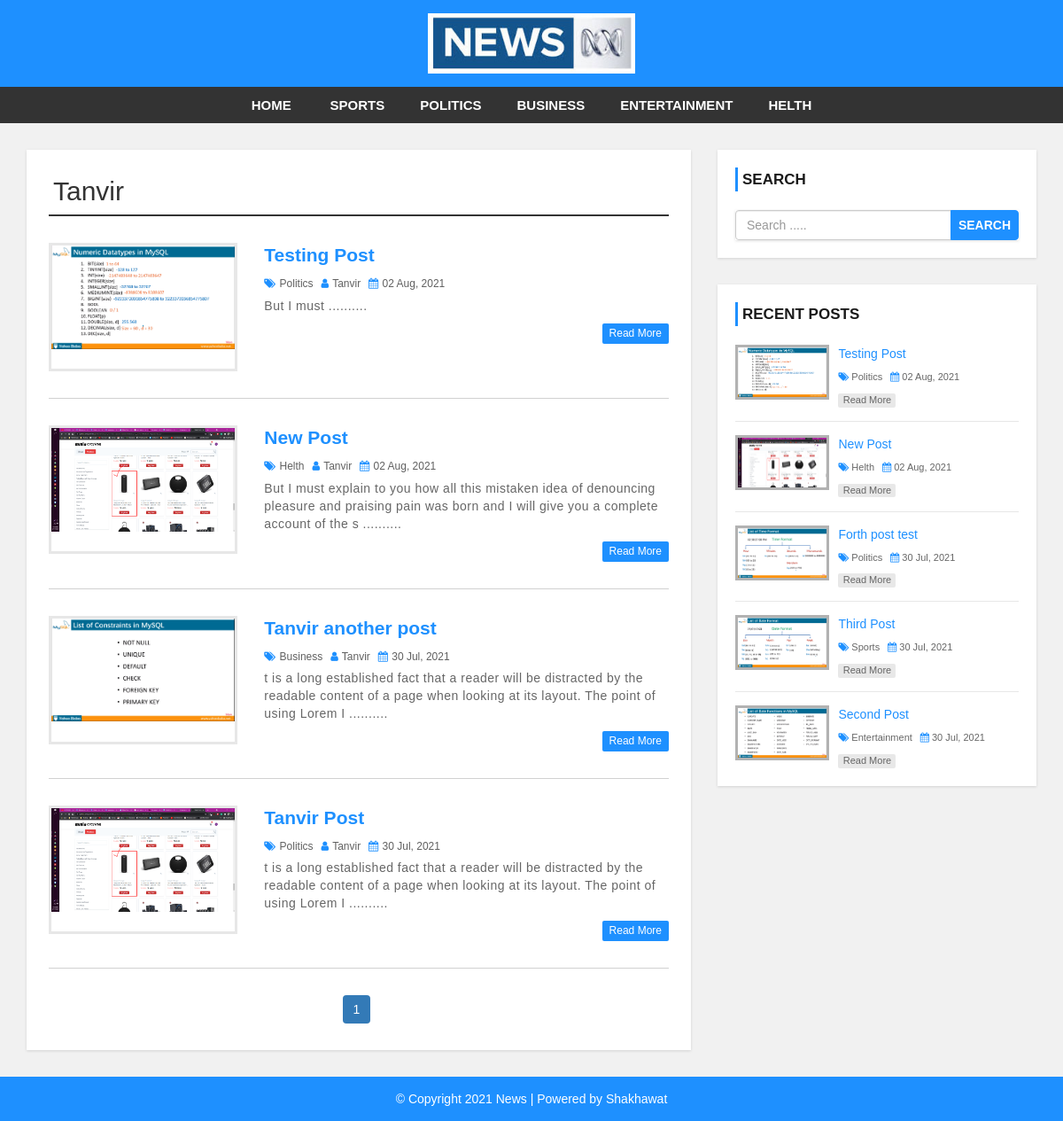
/author.php?aid=2, run on the app's committed database.
### tables this page shows
CREATE TABLE `settings` (
  `websitename` varchar(60) NOT NULL,
  `logo` varchar(50) NOT NULL,
  `footerdesc` varchar(255) NOT NULL
);

CREATE TABLE `category` (
  `category_id` int(11) NOT NULL,
  `category_name` varchar(100) NOT NULL,
  `post` int(11) NOT NULL DEFAULT 0
);

CREATE TABLE `user` (
  `user_id` int(10) UNSIGNED NOT NULL,
  `first_name` varchar(30) NOT NULL,
  `last_name` varchar(30) NOT NULL,
  `username` varchar(30) DEFAULT NULL,
  `password` varchar(40) DEFAULT NULL,
  `role` int(11) NOT NULL
);

CREATE TABLE `post` (
  `post_id` int(11) NOT NULL,
  `title` varchar(100) NOT NULL,
  `description` text NOT NULL,
  `category` varchar(100) NOT NULL,
  `post_date` varchar(50) NOT NULL,
  `author` int(11) NOT NULL,
  `post_img` varchar(100) NOT NULL
);

### config.php (called while the page is built, shortened)
<?php
  $hostname = "http://localhost/news-site";
?>

### author.php (the view, shortened to what this page needs)
<?php include 'header.php'; ?>
    <div id="main-content">
      <div class="container">
        <div class="row">
            <div class="col-md-8">
                <div class="post-container">
                  <?php
                  if (isset($_GET['aid'])) {
                    $auth_id = $_GET['aid'];
                  }
                  $sql1 = "SELECT * FROM post JOIN user
                  ON post.author = user.user_id
                  WHERE post.author = {$auth_id}";
                  $result1 = mysqli_query($conn,$sql1) or die("Query Unseuccessful.");
                  $row1 = mysqli_fetch_assoc($result1)
                  ?>
                  <h2 class="page-heading"><?php echo $row1['username']; ?></h2>
                  <?php
                    include "config.php";
                    $limit = 5;
                    if (isset($_GET['page'])) {
                      $page = $_GET['page'];
                    }else {
                      $page = 1;
                    }
                    $offset = ($page - 1) * $limit;
                    $sql = "SELECT post.post_id,post.title,post.description,post.post_date,post.category,post.post_img,category.category_name,user.username FROM post
                    LEFT JOIN category ON post.category = category.category_id
                    LEFT JOIN user ON post.author = user.user_id
                    WHERE post.author = {$auth_id}
                    ORDER BY post.post_id DESC LIMIT {$offset},{$limit}";
                    $result = mysqli_query($conn, $sql) or die("Query Unseuccessful.");
                    if (mysqli_num_rows($result) > 0) {
                      while ($row = mysqli_fetch_assoc($result)) {
                  ?>
                    <div class="post-content">
                        <div class="row">
                            <div class="col-md-4">
                                <a class="post-img" href="single.php?id=<?php echo $row['post_id']; ?>"><img src="admin/upload/<?php echo $row['post_img'] ?>" alt=""/></a>
                            </div>
                            <div class="col-md-8">
                                <div class="inner-content clearfix">
                                    <h3><a href='single.php?id=<?php echo $row['post_id']; ?>'><?php echo $row['title']; ?></a></h3>
                                    <div class="post-information">
                                        <span>
                                            <i class="fa fa-tags" aria-hidden="true"></i>
                                            <a href='category.php'><?php echo $row['category_name'] ?></a>
                                        </span>
                                        <span>
                                            <i class="fa fa-user" aria-hidden="true"></i>
                                            <a href='author.php'><?php echo $row['username']; ?></a>
                                        </span>
                                        <span>
                                            <i class="fa fa-calendar" aria-hidden="true"></i>
                                            <?php echo $row['post_date']; ?>
                                        </span>
                                    </div>
                                    <p class="description">
                                        <?php echo substr($row['description'],0,150) . ' ..........'; ?>
                                    </p>
                                    <a class='read-more pull-right' href='single.php?id=<?php echo $row['post_id']; ?>'>read more</a>
                                </div>
                            </div>
                        </div>
                    </div>
                    <?php
                        }
                      }else {
                        echo "No Records Found";
                      }
                      if (mysqli_num_rows($result1) > 0) {
                        $total_records = mysqli_num_rows($result1);
                        $total_page = ceil($total_records / $limit);
                        echo "<ul class='pagination admin-pagination'>";
                        for ($i=1; $i <= $total_page; $i++) {
                          if ($i == $page) {
                            $active = "active";
                          }else {
                            $active = "";
                          }
                          echo "<li class='{$active}'><a href='author.php?page={$i}'>{$i}</a></li>";
                        }
                        echo "</ul>";
                      }
                    ?>
                </div>
            </div>
            <?php include 'sidebar.php'; ?>
        </div>
      </div>
    </div>
<?php include 'footer.php'; ?>

### header.php (shortened to what this page needs)
<?php
  include "config.php";
?>
<!DOCTYPE html>
<html lang="en">
<head>
    <link rel="stylesheet" href="css/bootstrap.min.css" />
    <link rel="stylesheet" href="css/font-awesome.css">
    <link rel="stylesheet" href="css/style.css">
</head>
<body>
<div id="header">
    <div class="container">
        <div class="row">
            <div class=" col-md-offset-4 col-md-4">
              <?php
                include "config.php";
                $sql = "SELECT * FROM settings";
                $result = mysqli_query($conn, $sql) or die("Query Unseuccessful.");
                if (mysqli_num_rows($result) > 0) {
                  while ($row = mysqli_fetch_assoc($result)) {
                    if ($row['logo'] == "") {
                      echo "<a href='index.php'><h2> {$row['websitename']}</h2></a>";
                    }else {
                      echo "<a href='index.php' id='logo'><img src='admin/images/{$row['logo']}'></a>";
                    }
                  }
                }
                 ?>
            </div>
        </div>
    </div>
</div>
<div id="menu-bar">
    <div class="container">
        <div class="row">
            <div class="col-md-12">
              <?php
                include "config.php";
                $sql = "SELECT * FROM category WHERE post > 0";
                $result = mysqli_query($conn, $sql) or die("Query Unseuccessful : Category");
                if (mysqli_num_rows($result) > 0) {
                $active = "";
              ?>
                <ul class='menu'>
                  <li><a href="<?php echo $hostname; ?>">Home</a></li>
                    <?php
                      while ($row = mysqli_fetch_assoc($result)) {
                        echo "<li><a class='{$active}' href='category.php?cid={$row['category_id']}'>{$row['category_name']}</a></li>";
                      }
                    ?>
                </ul>
                <?php
                  }
                ?>
            </div>
        </div>
    </div>
</div>

### sidebar.php
<div id="sidebar" class="col-md-4">
    <div class="search-box-container">
        <h4>Search</h4>
        <form class="search-post" action="search.php" method ="GET">
            <div class="input-group">
                <input type="text" name="search" class="form-control" placeholder="Search .....">
                <span class="input-group-btn">
                    <button type="submit" class="btn btn-danger">Search</button>
                </span>
            </div>
        </form>
    </div>
    <div class="recent-post-container">
        <h4>Recent Posts</h4>
        <?php
          include "config.php";
          $limit = 5;
          $sql = "SELECT post.post_id,post.title,post.post_date,post.category,post.post_img,category.category_name
          FROM post
          LEFT JOIN category ON post.category = category.category_id
          ORDER BY post.post_id DESC LIMIT {$limit}";
          $result = mysqli_query($conn, $sql) or die("Query Unseuccessful : Recent Post.");
          if (mysqli_num_rows($result) > 0) {
            while ($row = mysqli_fetch_assoc($result)) {
        ?>
        <div class="recent-post">
            <a class="post-img" href="single.php?id=<?php echo $row['post_id']; ?>">
                <img src="admin/upload/<?php echo $row['post_img']; ?>" alt=""/>
            </a>
            <div class="post-content">
                <h5><a href="single.php?id=<?php echo $row['post_id']; ?>"><?php echo $row['title']; ?></a></h5>
                <span>
                    <i class="fa fa-tags" aria-hidden="true"></i>
                    <a href='category.php?cid=<?php echo $row['category']; ?>'><?php echo $row['category_name']; ?></a>
                </span>
                <span>
                    <i class="fa fa-calendar" aria-hidden="true"></i>
                    <?php echo $row['post_date']; ?>
                </span>
                <a class="read-more" href="single.php?id=<?php echo $row['post_id']; ?>">read more</a>
            </div>
        </div>
        <?php
            }
          }
        ?>
    </div>
</div>

### footer.php
<div id ="footer">
    <div class="container">
        <div class="row">
            <div class="col-md-12">
              <?php
                include "config.php";
                $sql = "SELECT * FROM settings";
                $result = mysqli_query($conn, $sql) or die("Query Unseuccessful.");
                if (mysqli_num_rows($result) > 0) {
                  while ($row = mysqli_fetch_assoc($result)) {
              ?>
                <span><?php echo $row['footerdesc']; ?></span>
                <?php
                    }
                  }
                ?>
            </div>
        </div>
    </div>
</div>
</body>
</html>

### css/style.css (style rules this page uses)
body { background: #f1f1f1; font-family: sans-serif,arial,Helvetica; }
a, a:hover, a:focus { text-decoration: none; outline: none; }
ul { margin:0; padding:0; list-style:none; }
h2.page-heading { margin: 5px 0 30px; padding: 0 5px 10px; border-bottom: 2px solid #333; }
form { background: #fff; padding: 25px; box-shadow:0 1px 3px rgba(0, 0, 0, 0.13); }
#header { background: #1e90ff; text-align: center; padding: 15px; }
#logo { display: inline-block; width: 65%; }
#logo img { width: 100%; }
#menu-bar { background: #333; text-align: center; }
#menu-bar .menu > li { display: inline-block; }
.menu > li > a { padding: 10px 20px; display: block; text-transform: uppercase; color: #fff; font-size: 15px; font-weight:600; transition:all 0.5s ease 0s; }
#main-content { padding: 30px 0; min-height: 750px; }
#main-content .post-container { background-color: #fff; padding: 25px; box-shadow: 0 1px 3px rgba(0, 0, 0, 0.13); }
#main-content .post-content { border-bottom: 1px solid #d1d1d1; padding: 0 0 30px; margin-bottom:30px; }
#main-content .post-content img { width: 100%; }
#main-content .post-content .post-img { border: 3px solid #e7e7e7; display: block; height: 145px; overflow: hidden; transition: border .3s; }
#main-content .post-content h3 { font-size: 21px; line-height: 28px; font-weight: 600; margin: 0 0 7px; }
#main-content .post-content h3 a { color: #1e90ff; transition:all 0.3s; }
#main-content .post-content .post-information span { color: #606060; font-size: 12px; text-transform: capitalize; margin: 0 5px 5px 0; display: inline-block; }
#main-content .post-content .post-information i { color: #1e90ff; margin-right: 1px; }
#main-content .post-content .post-information a { color: #606060; text-decoration: none; }
#main-content .post-content p, #main-content .single-post p { color: #666; font-size: 14px; letter-spacing: 0.5px; margin:0 0 10px; }
#main-content .post-content a.read-more { color: #fff; background-color: #1E90FF; font-size: 12px; text-transform: capitalize; padding: 3px 8px; border-radius: 2px; transition: all 0.3s; }
.pagination { display: block; text-align: center; margin: 0; }
.pagination li { display:inline-block; margin: 0 5px 0 0; }
.pagination li a { border: none; background: #1e90ff; color: #fff; }
i.fa { color:#222; }
#sidebar h4 { color: #1A1A1A; font-size: 17px; line-height: 27px; font-weight:600; text-transform: uppercase; padding: 0 0 0 5px; margin: 0 0 21px; border-left: 3px solid #1e90ff; }
#sidebar .search-box-container { background-color: #fff; padding: 20px; margin: 0 0 30px; box-shadow: 0 1px 3px rgba(0, 0, 0, 0.13); }
#sidebar .search-post { padding: 0; }
#sidebar .search-post input { color: #606060; }
#sidebar .search-post .btn { font-weight: 600; text-transform: uppercase; padding: 6px 8px; background-color: #1E90FF; border-color: #1E90FF; outline: none; }
#sidebar .recent-post-container { padding: 20px; background: #fff; box-shadow: 0 1px 3px rgba(0, 0, 0, 0.13); }
#sidebar .recent-post { border-bottom: 1px solid #e7e7e7; padding: 0 0 15px; margin: 0 0 15px; }
#sidebar .recent-post:last-child { margin: 0; padding: 0; border: none; }
#sidebar .recent-post .post-img { display: inline-block; width: 33%; border: 3px solid rgba(0,0,0,0.3); vertical-align: top; transition: border .3s; }
#sidebar .recent-post .post-img img { width: 100%; }
#sidebar .recent-post .post-content { width: 65%; display: inline-block; border: none; padding: 0 0 0 7px; margin: 0; }
#sidebar .recent-post h5 { font-size: 14px; line-height: 20px; margin: 0 0 5px; }
#sidebar .recent-post h5 a { color: #1E90FF; }
#sidebar .recent-post span { color: #666; font-size: 11px; display: inline-block; margin: 0 5px 10px 0; }
#sidebar .recent-post span a { color: #666; }
#sidebar .recent-post span i { color: #1E90FF; }
#sidebar .recent-post a.read-more { color: #666; background-color: rgba(0,0,0,0.09); width: 65px; font-size: 11px; text-align: center; padding: 0; display: block; transition: all 0.3s; }
#footer { color: #fff; padding:15px 0; text-align:center; background-color:#1e90ff; }
#footer a { color:#fff; }

### data on the page
settings: logo (picture), footerdesc "© Copyright 2021 News | Powered by Shakhawat"
category: category_name "SPORTS"
category: category_name "POLITICS"
category: category_name "BUSINESS"
category: category_name "ENTERTAINMENT"
category: category_name "HELTH"
user: username "Tanvir"
post: post_img (picture), title "Testing Post", category.category_name "Politics", user.username "Tanvir", post_date "02 Aug, 2021", description "But I must"
post: post_img (picture), title "New Post", category.category_name "Helth", user.username "Tanvir", post_date "02 Aug, 2021", description "But I must explain to you how all this mistaken idea of denouncing pleasure and praising pain was born and I will give you a complete account of the s"
post: post_img (picture), title "Tanvir another post", category.category_name "Business", user.username "Tanvir", post_date "30 Jul, 2021", description "t is a long established fact that a reader will be distracted by the readable content of a page when looking at its layout. The point of using Lorem I"
post: post_img (picture), title "Tanvir Post", category.category_name "Politics", user.username "Tanvir", post_date "30 Jul, 2021", description "t is a long established fact that a reader will be distracted by the readable content of a page when looking at its layout. The point of using Lorem I"
post: post_img (picture), title "Forth post test", category.category_name "Politics", post_date "30 Jul, 2021"
post: post_img (picture), title "Third Post", category.category_name "Sports", post_date "30 Jul, 2021"
post: post_img (picture), title "Second Post", category.category_name "Entertainment", post_date "30 Jul, 2021"
